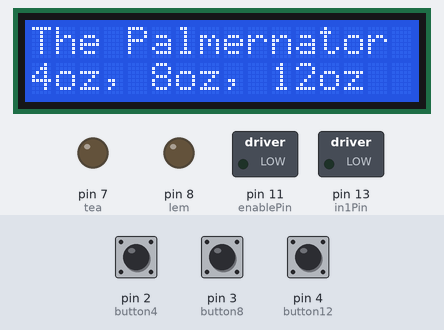
A sketch run on a simulated Arduino Uno, built with avr-gcc and run on an emulated ATmega328P. Shown: 16×2 character LCD, switched loads named in the sketch (green lamp = pin HIGH), output pins drawn as LEDs (lit = HIGH). The test bench sets the inputs (shaded band); at power-on: pin 2 (button4) HIGH, pin 3 (button8) HIGH, pin 4 (button12) HIGH.

Above: at 1.2 s.
1.3 s: pin 2 (button4) pulled LOW for 0.15 s
At 2.0 s:
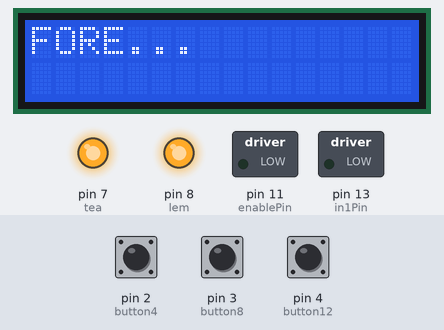
At 18.3 s:
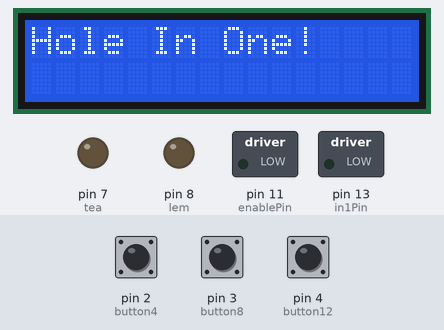
Timing chart, 0 to 18.8 s (numbered marks = the images above; inputs shaded):
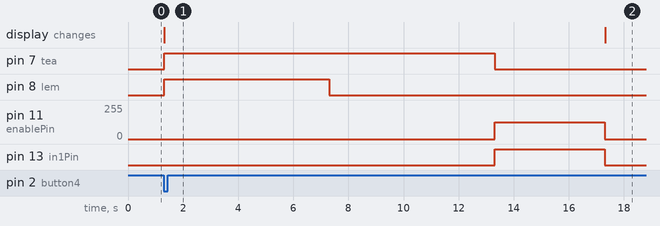

The sketch:

sketch_apr16a.ino
```cpp
// include the library code:
#include <Wire.h>               //For I2C
#include <LiquidCrystal_I2C.h>  //For I2C LCD
// used example code at this link  http://www.arduino.cc/en/Tutorial/LiquidCrystalHelloWorld

// initialize the library by associating any needed LCD interface pin
// with the arduino pin number it is connected to
const int rs = 12, en = 11, d4 = 5, d5 = 4, d6 = 3, d7 = 2;
//LiquidCrystal lcd(rs, en, d4, d5, d6, d7);

//pin that the buttons are connected to
int button4 = 2;
int button8 = 3;
int button12 = 4;
int tea = 7; //tea solenoid relay pin
int lem = 8; //lem solenoid relay pin

LiquidCrystal_I2C lcd(0x3F, 16, 2); // set the LCD address to 0x3F for a 16 chars and 2 line display

//motor control pins
int enablePin = 11; // Enable pin of the motor driver (PWM pin)
int in2Pin = 12;    // Input 1 pin of the motor driver
int in1Pin = 13;

void setup() {
  //set the button pin as an input
  pinMode(button4, INPUT_PULLUP);
  pinMode(button8, INPUT_PULLUP);
  pinMode(button12, INPUT_PULLUP);
  pinMode(tea,OUTPUT); //set up relays
  pinMode(lem,OUTPUT);

  // set up the LCD's number of columns and rows:
  lcd.init(); //initialize the lcd
  lcd.backlight(); //open the backlight

  /*Your code starts here*/

  //display info to user, max 32 characters, 16x2 display
  //clear display
  lcd.clear();
  // Print a message to the LCD.
  lcd.print("The Palmernator");
  // set the cursor to column 0, line 1 (note: line 1 is the second row, since counting begins with 0):
  lcd.setCursor(0, 1);
  // print the oz options
  lcd.print("4oz, 8oz, 12oz");

  // Set motor control pins as outputs
  pinMode(enablePin, OUTPUT);
  pinMode(in1Pin, OUTPUT);
}

void loop() {

  //user input 4, 8, or 12 oz via buttons
  //solenoids open for time based on oz. requested
  if (digitalRead(button4) == LOW){             //if 4oz button is pressed
    lcd.clear();
    lcd.print("FORE...");
    digitalWrite(tea, HIGH); //open solenoid 1, tea
    digitalWrite(lem, HIGH); //open solenoid 2, lemonaid
    delay(6000);
    digitalWrite(lem,LOW); //close 1
    delay(6000);
    digitalWrite(tea,LOW); //close 2
    end(); //go to end function
  }

  else if (digitalRead(button8) == LOW){             //if 8oz button is pressed
    lcd.clear();
    lcd.print("FORE...");
    digitalWrite(tea, HIGH); //open solenoid 1, tea
    digitalWrite(lem, HIGH); //open solenoid 2, lemonaid
    delay(8000);
    digitalWrite(lem,LOW);//close 1
    delay(8000);
    digitalWrite(tea,LOW);//close 2
    end(); //go to end function
  }

  else if (digitalRead(button12) == LOW){            //if 12oz button is pressed
    lcd.clear();
    lcd.print("FORE...");
    digitalWrite(tea, HIGH); //open solenoid 1, tea
    digitalWrite(lem, HIGH); //open solenoid 2, lemonaid
    delay(10000);
    digitalWrite(lem,LOW);//close 1
    delay(10000);
    digitalWrite(tea,LOW);//close 2
    delay(10000);
    end(); //go to end function
  }
}
  void end() {
   // Turn the motor on
   digitalWrite(in1Pin, HIGH);
   analogWrite(enablePin, 125); // Set speed (255 is maximum)
   delay(4000); // Wait for 4 seconds
   // Turn the motor off
   digitalWrite(in1Pin, LOW);
   analogWrite(enablePin, 0); // Set speed to 0 (turn off motor)
   lcd.clear();    //display done
   lcd.setCursor(0,0);
   lcd.print("Hole In One!");
   delay(10000);//wait 10s

   lcd.clear();
   // Print a message to the LCD.
   lcd.print("The Palmer-nator");
   // set the cursor to column 0, line 1 (note: line 1 is the second row, since counting begins with 0):
   lcd.setCursor(0, 1);
   // print the oz options
   lcd.print("4oz, 8oz, 12oz");
  }
```

Measured:
- after the input at 1.3 s, pin 7 (tea): LOW → HIGH at once, → LOW 12.0 s later; pin 8 (lem): LOW → HIGH at once, → LOW 6.0 s later; pin 11 (enablePin): 0/255 → 125/255 after 12.0 s, → 0/255 4.0 s later; pin 13 (in1Pin): LOW → HIGH after 12.0 s, → LOW 4.0 s later; the display: changes at once (image 1)
